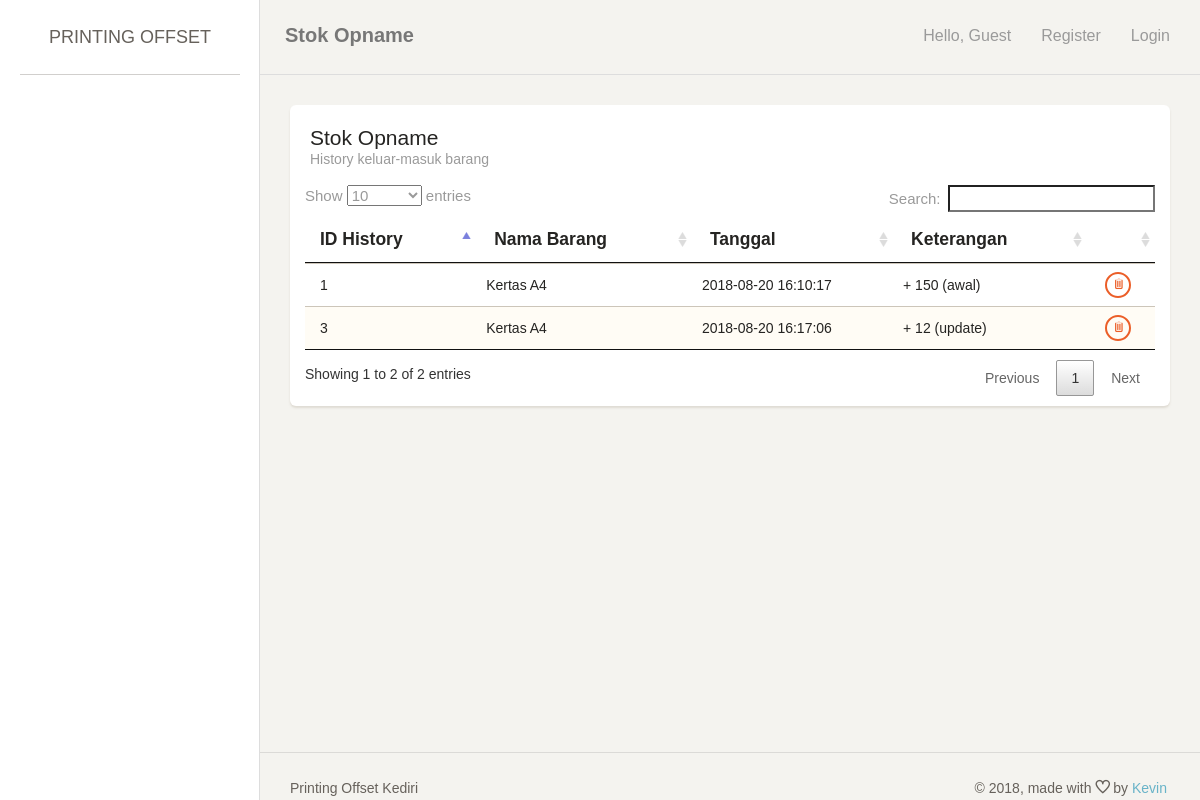
/index.php/historybarang, run on an earlier commit of the app's database.
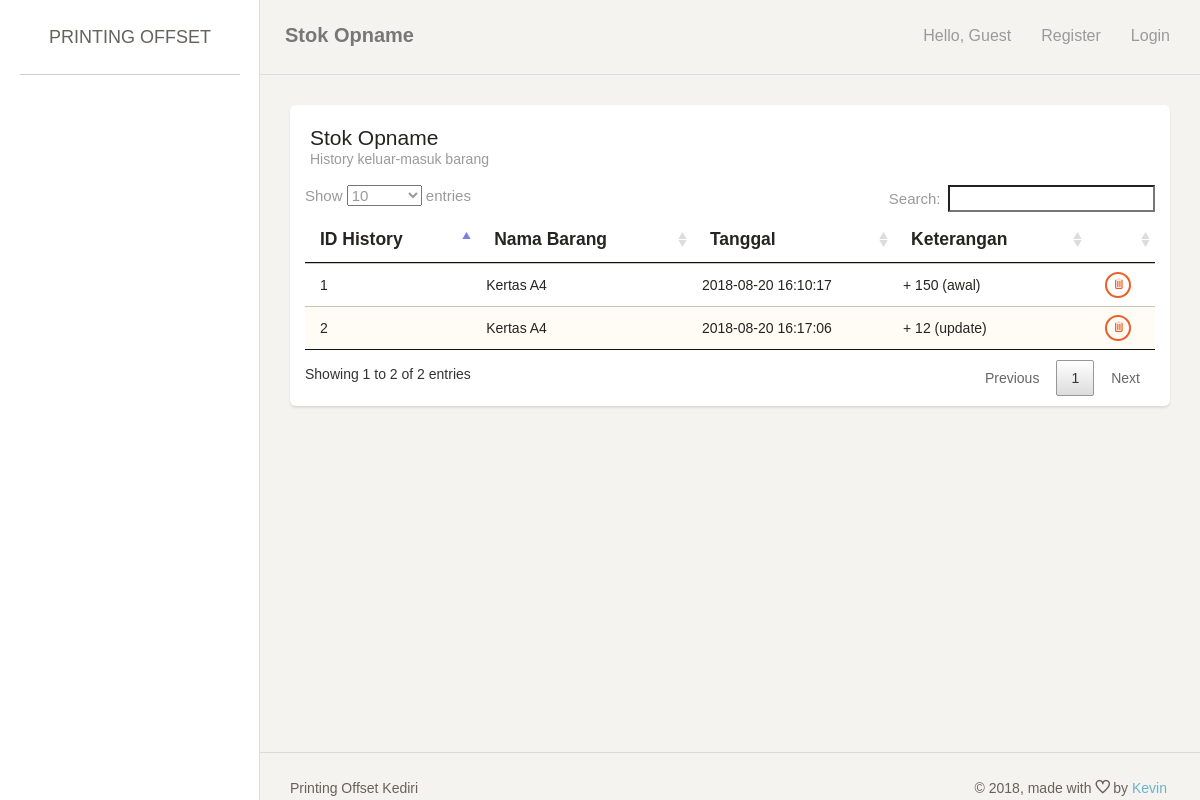
And on a later commit of the database.
### tables this page shows
CREATE TABLE `history` (
  `id_history` int(11) NOT NULL,
  `id_varian` int(11) NOT NULL,
  `tanggal` datetime DEFAULT CURRENT_TIMESTAMP,
  `deskripsi` varchar(255) NOT NULL
);

CREATE TABLE `varian` (
  `id_varian` int(11) NOT NULL,
  `id_jenis_barang` int(11) NOT NULL,
  `id_ukuran_kertas` int(11) DEFAULT NULL,
  `id_jenis_kertas` int(11) DEFAULT NULL,
  `nama_varian` varchar(255) DEFAULT NULL,
  `jumlah` int(11) DEFAULT NULL,
  `stock_awal` int(11) DEFAULT NULL,
  `stock` int(11) DEFAULT NULL,
  `warna` varchar(100) DEFAULT NULL,
  `harga_beli` int(11) DEFAULT NULL,
  `harga_jual` int(11) DEFAULT NULL,
  `warning` int(11) NOT NULL DEFAULT '100'
);

### application/controllers/HistoryBarang.php (called while the page is built, shortened)
<?php
class HistoryBarang extends CI_Controller {
	public function index() {
		$this->lst();
	}
	public function lst() {
		if ($_SESSION['printer']['user']['role'] == 0){
			$data['page_title'] = 'Stok Opname';
			$data['page_note'] = 'History keluar-masuk barang';
			$data['row'] = $this->MBarang->getAllHistory();
			$this->load->view('header', $data);
			$this->load->view('historybarang_list', $data);
			$this->load->view('footer', $data);
		} else {
			redirect('login');
		}
	}
}

### index.php (called while the page is built, shortened)
<?php
require_once BASEPATH.'core/CodeIgniter.php';

### application/models/Barang_model.php (called while the page is built, shortened)
<?php
class Barang_model extends CI_Model {
	public function getAllHistory() {
		$this->db->from('history h, varian b');
		$this->db->where('h.id_varian = b.id_varian');
		$this->db->order_by('h.tanggal', 'desc');
		return $this->db->get()->result_array();
	}
}

### application/views/historybarang_list.php (the view, shortened to what this page needs)
<div class="content">
    <div class="container-fluid">
        <div class="row">
            <div class="col-md-12">
                <div class="card">
                    <div class="header">
                        <h4 class="title"><?= $page_title; ?></h4>
                        <p class="category"><?= $page_note; ?></p>
                    </div>
                    <div class="content table-responsive">
                        <table id="myTable" class="table table-striped">
                            <thead><tr>
                                <th>ID History</th>
                                <th>Nama Barang</th>
                                <th>Tanggal</th>
                                <th>Keterangan</th>
                                <th></th>
                            </tr></thead>
                            <tbody>
                                <?php foreach ($row as $key => $value) {
                                    ?>
                                    <tr>
                                        <td><?= $value['id_history']; ?></td>
                                        <td><?= $value['nama_varian']; ?></td>
                                        <td><?= $value['tanggal']; ?></td>
                                        <td><?= $value['deskripsi']; ?></td>
                                        <td align="center">
                                            <a href="<?= site_url('historybarang/delete/'.$value['id_history']); ?>" class="btn btn-danger btn-xs"><span class="ti-trash" title="Delete"></span></a>
                                        </td>
                                    </tr>
                                    <?php
                                } ?>
                            </tbody>
                        </table>
                    </div>
                </div>
            </div>
        </div>
    </div>
</div>

### application/views/header.php (shortened to what this page needs)
<!doctype html>
<html lang="en">
<head>
    <link rel="stylesheet" href="<?= base_url('assets/assets/css/bootstrap.min.css'); ?>" />
    <link rel="stylesheet" href="<?= base_url('assets/assets/css/animate.min.css'); ?>" />
    <link rel="stylesheet" href="<?= base_url('assets/assets/css/paper-dashboard.css'); ?>" />
    <link rel="stylesheet" href="<?= base_url('assets/assets/css/themify-icons.css'); ?>" />
    <link rel="stylesheet" type="text/css" href="<?= base_url('assets/DataTables/datatables.min.css'); ?>"/>
    <link rel="stylesheet" type="text/css" href="<?= base_url('assets/DataTables/DataTables-1.10.18/css/jquery.dataTables.css'); ?>"/>
</head>
<body>
<div class="wrapper">
    <div class="sidebar" data-background-color="white" data-active-color="danger">
        <div class="sidebar-wrapper">
            <div class="logo">
                <a href="<?= base_url(); ?>" class="simple-text">
                    Printing Offset
                </a>
            </div>
        </div>
    </div>
    <div class="main-panel">
        <nav class="navbar navbar-default">
            <div class="container-fluid">
                <div class="navbar-header">
                    <a class="navbar-brand" href="#"><?= $page_title ?></a>
                </div>
                <div class="collapse navbar-collapse">
                    <ul class="nav navbar-nav navbar-right">
                        <li>
                            <a>
                                <p>Hello, <?= !empty($_SESSION['printer']['user']['nama']) ? $_SESSION['printer']['user']['nama'] : 'Guest'; ?></p>
                            </a>
                        </li>
                        <?php if (!empty($_SESSION['printer']['user'])) { ?>
                        <li>
                            <a href="<?= site_url('login/logout'); ?>">
                                <p>Logout</p>
                            </a>
                        </li>
                        <?php } else { ?>
                        <li>
                            <a href="<?= site_url('login/register_user'); ?>">
                                <p>Register</p>
                            </a>
                        </li>
                        <li>
                            <a href="<?= site_url('login'); ?>">
                                <p>Login</p>
                            </a>
                        </li>
                        <?php } ?>
                    </ul>
                </div>
            </div>
        </nav>

### application/views/footer.php (shortened to what this page needs)
    <footer class="footer">
        <div class="container-fluid">
            <nav class="pull-left">
                <ul>
                    <li>
                        <a href="<?= base_url(); ?>">
                            Printing Offset Kediri
                        </a>
                    </li>
                </ul>
            </nav>
            <div class="copyright pull-right">
                &copy; <script>document.write(new Date().getFullYear())</script>, made with <i class="ti ti-heart"></i> by <a href="#">Kevin</a>
            </div>
        </div>
    </footer>
</div>
</div>
</body>
</html>

What changed in the data, as far as the page shows it:
removed history: id_history "3", id_varian.nama_varian "Kertas A4", tanggal "2018-08-20 16:17:06", deskripsi "+ 12 (update)"
added history: id_history "2", id_varian.nama_varian "Kertas A4", tanggal "2018-08-20 16:17:06", deskripsi "+ 12 (update)"
